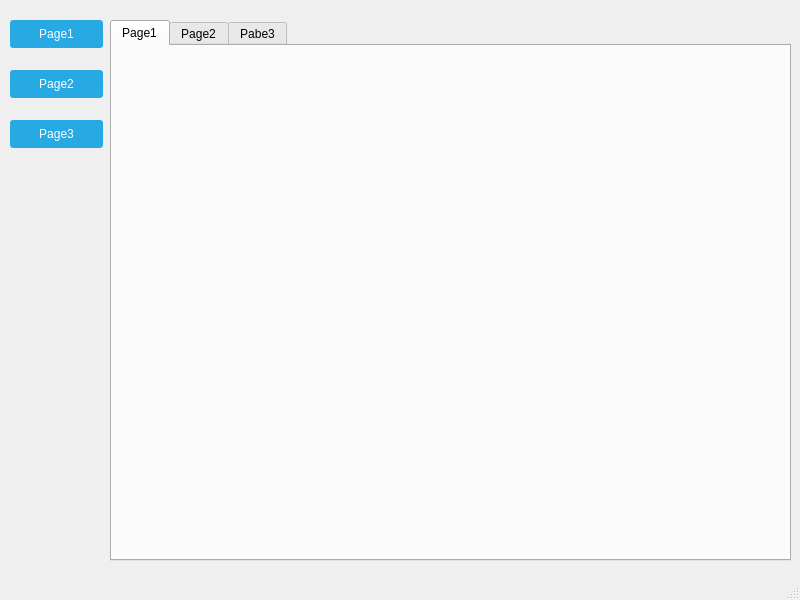
<?xml version="1.0" encoding="UTF-8"?>
<ui version="4.0">
 <class>MainWindow</class>
 <widget class="QMainWindow" name="MainWindow">
  <property name="geometry">
   <rect>
    <x>0</x>
    <y>0</y>
    <width>800</width>
    <height>600</height>
   </rect>
  </property>
  <property name="windowTitle">
   <string>MainWindow</string>
  </property>
  <property name="styleSheet">
   <string notr="true">QPushButton {/*默认样式*/
color: white;
background-color: #27a9e3;
border-width: 0px;
border-radius: 3px;
}
QPushButton:hover {
color: white;
background-color: #66c011;
border-width: 0px;
border-radius: 3px;
}
QPushButton:pressed {
color: white;
background-color: yellow;
border-width: 0px;
border-radius: 3px;
}
QPushButton[pagematches=true] {
color: white;
background-color: red;
border-width: 0px;
border-radius: 3px;
}</string>
  </property>
  <widget class="QWidget" name="centralwidget">
   <widget class="QPushButton" name="button1">
    <property name="geometry">
     <rect>
      <x>10</x>
      <y>20</y>
      <width>93</width>
      <height>28</height>
     </rect>
    </property>
    <property name="text">
     <string>Page1</string>
    </property>
   </widget>
   <widget class="QPushButton" name="button2">
    <property name="geometry">
     <rect>
      <x>10</x>
      <y>70</y>
      <width>93</width>
      <height>28</height>
     </rect>
    </property>
    <property name="text">
     <string>Page2</string>
    </property>
   </widget>
   <widget class="QPushButton" name="button3">
    <property name="geometry">
     <rect>
      <x>10</x>
      <y>120</y>
      <width>93</width>
      <height>28</height>
     </rect>
    </property>
    <property name="text">
     <string>Page3</string>
    </property>
   </widget>
   <widget class="QTabWidget" name="tabWidget">
    <property name="geometry">
     <rect>
      <x>110</x>
      <y>20</y>
      <width>681</width>
      <height>541</height>
     </rect>
    </property>
    <property name="currentIndex">
     <number>0</number>
    </property>
    <widget class="QWidget" name="tab">
     <attribute name="title">
      <string>Page1</string>
     </attribute>
    </widget>
    <widget class="QWidget" name="tab2">
     <attribute name="title">
      <string>Page2</string>
     </attribute>
    </widget>
    <widget class="QWidget" name="tab3">
     <attribute name="title">
      <string>Pabe3</string>
     </attribute>
    </widget>
   </widget>
  </widget>
  <widget class="QMenuBar" name="menubar">
   <property name="geometry">
    <rect>
     <x>0</x>
     <y>0</y>
     <width>800</width>
     <height>23</height>
    </rect>
   </property>
  </widget>
  <widget class="QStatusBar" name="statusbar"/>
 </widget>
 <resources/>
 <connections/>
</ui>
